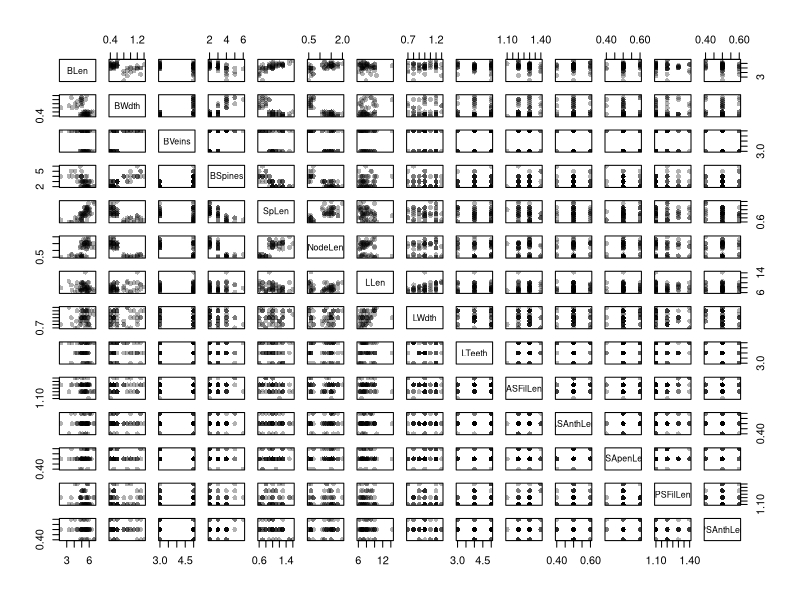
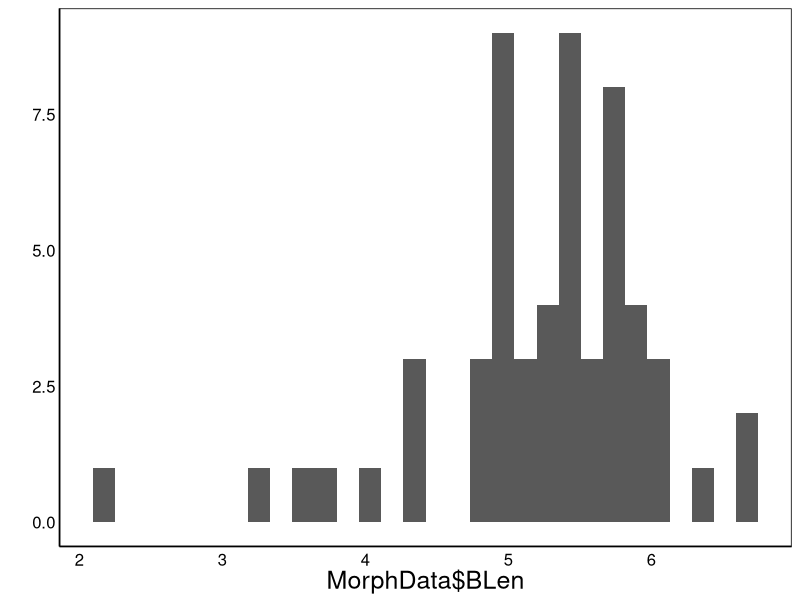
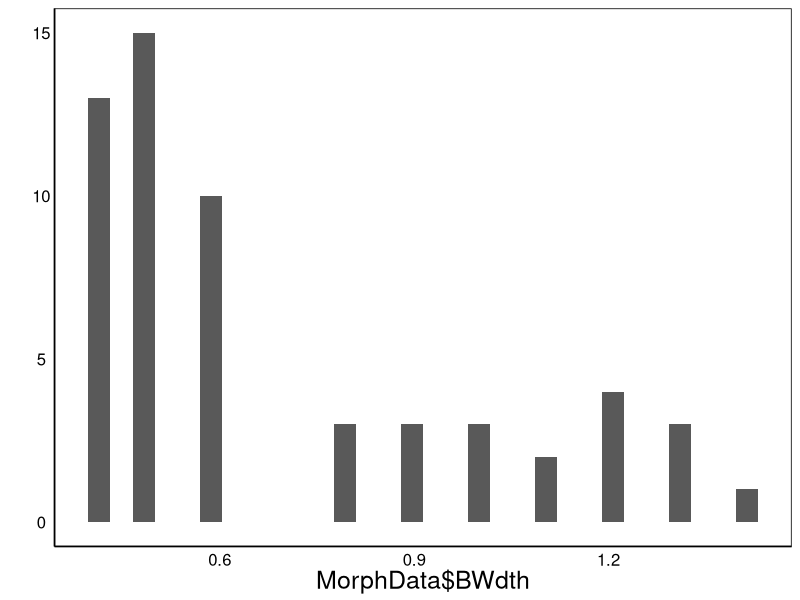
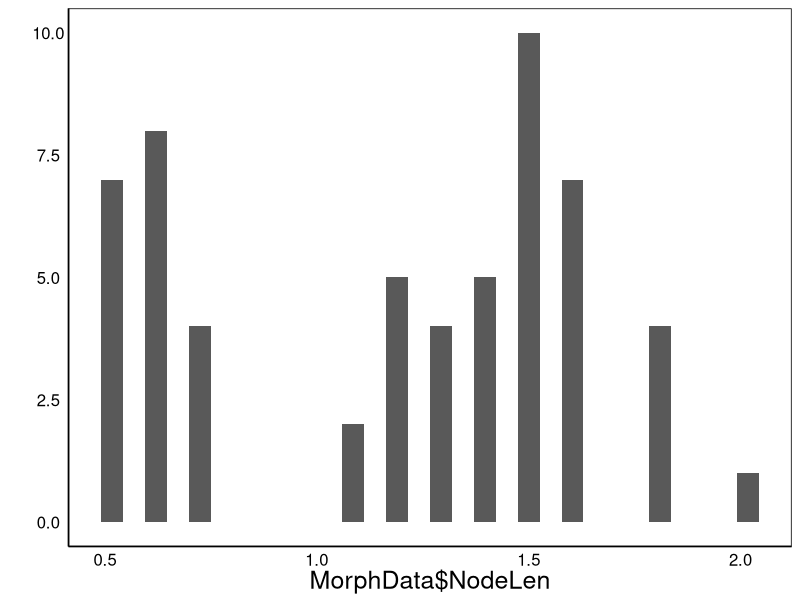
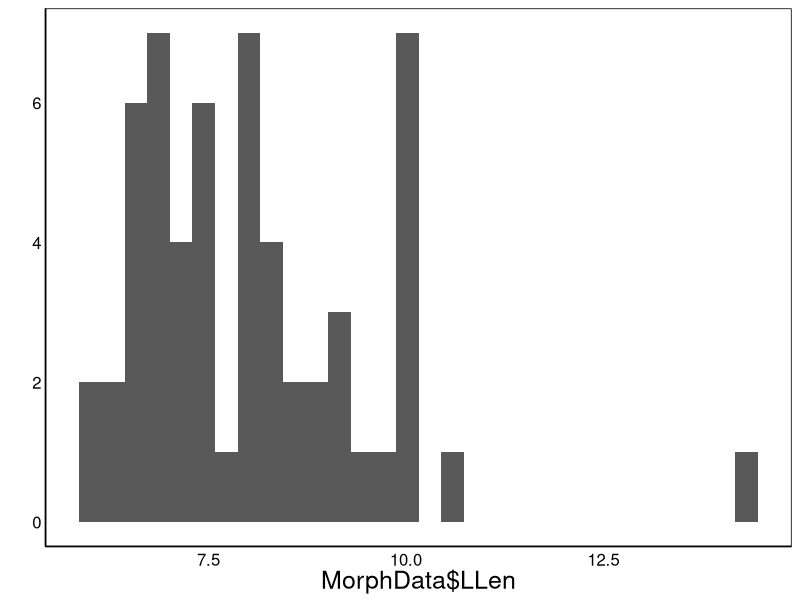
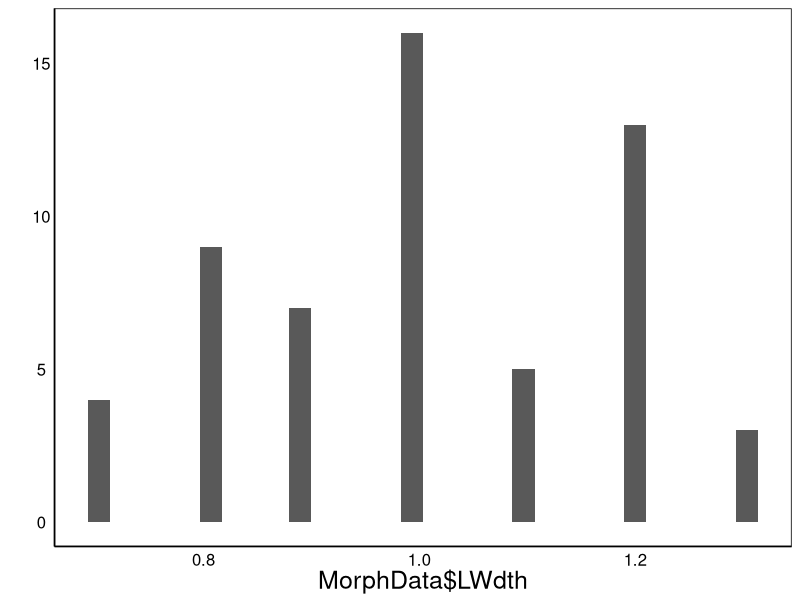
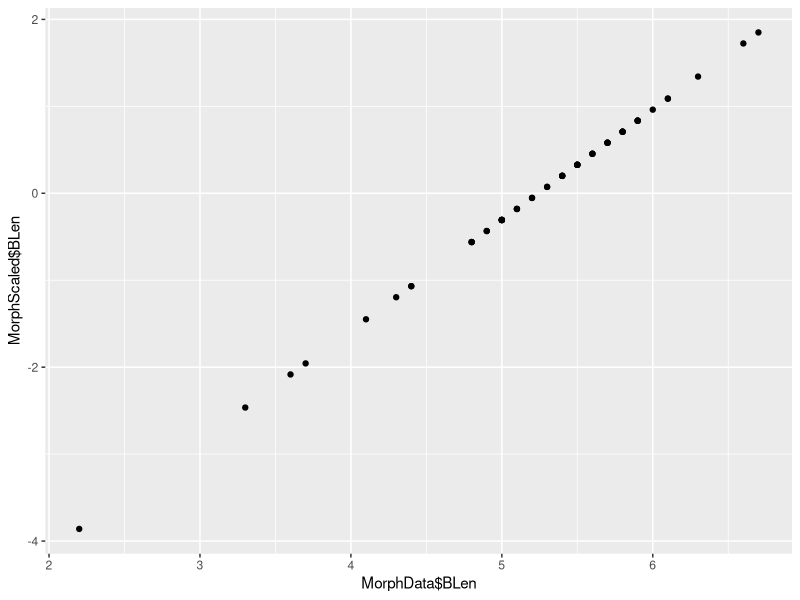
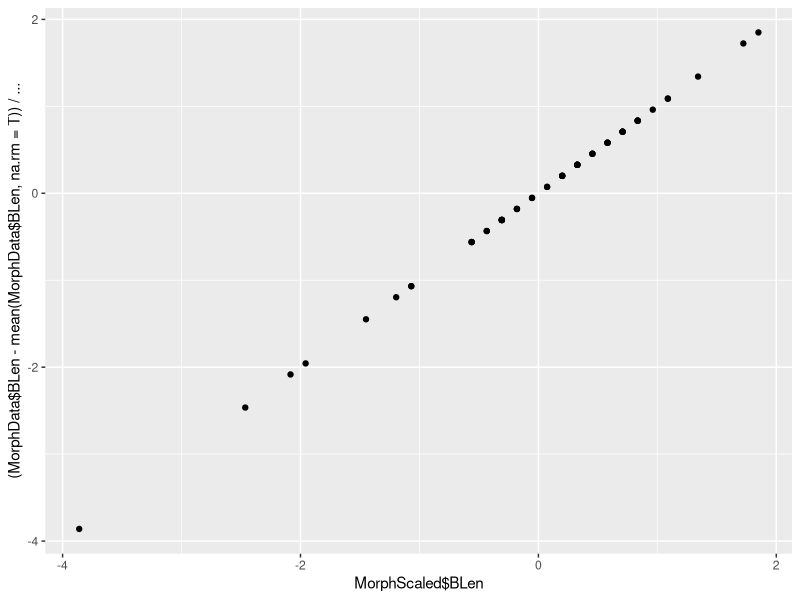

R code for these plots, in order:
# SUMMARY:
## Al-Yotm distinct from Dead Sea and Kufranjah valley sites
## Dead Sea and Kufranjah are different ON AVERAGE, but a lot of overlap

# Simplified/clean theme for plotting
theme_simple <- function (base_size = 12, base_family = "") {
  theme_classic(base_size = base_size, base_family = base_family) %+replace% 
    theme(
      axis.text = element_text(colour = "black"),
      axis.title.x = element_text(size=18),
      axis.text.x = element_text(size=12),
      axis.title.y = element_text(size=18,angle=90),
      axis.text.y = element_text(size=12),
      axis.ticks = element_blank(), 
      panel.background = element_rect(fill="white"),
      panel.border = element_blank(),
      plot.title=element_text(face="bold", size=24),
      legend.position="none"
    ) 
}


# NOTES:
## Plotting PC results using ggplot2
## https://cran.r-project.org/web/packages/ggfortify/vignettes/plot_pca.html

library(ggplot2)
library(ggfortify)
library(MASS)

## Import Data
MorphDataOLD<-read.csv("MuhaidatEtAl_MorphData.csv",header=T) # Original Data sent by Jordan team in summer 2017
MorphData<-read.csv("MuhaidatEtAl_MorphData2.csv",header=T) # Updated data (fixed student errors) Nov 2017
#MorphData$FC<-MorphData$SpLen/MorphData$BWdth
str(MorphData)

## Add midvalue for missing data in original dataset
for(Row in 1:nrow(MorphDataOLD)){
  for(Col in 2:ncol(MorphDataOLD)){
    if(is.na(MorphDataOLD[Row,Col])){
      MorphDataOLD[Row,Col]<-mean(MorphDataOLD[MorphDataOLD$Loc==MorphDataOLD$Loc[Row],Col],na.rm=T)}
  }
}


## Compare old dataset with new
all.equal(MorphDataOLD,MorphData)
testdat<-function(datcol){
  return(cor(MorphDataOLD[,datcol],MorphData[datcol]))
}
diag(testdat(names(MorphData)[3:16])) # values <1 indicate changed data
datcol<-"BVeins"

# Inspect data and prepare for analysis

## Inspect pairwise scatterplots
pairs(MorphData[,3:ncol(MorphData)],col=rgb(0,0,0,0.3),pch=16)

## Inspect distributions of continuous variables
qplot(MorphData$BLen)+theme_simple()
qplot(MorphData$BWdth)+theme_simple()
qplot(MorphData$NodeLen)+theme_simple()
qplot(MorphData$LLen)+theme_simple()
qplot(MorphData$LWdth)+theme_simple()

## Scale data to mean and sd prior to analysis
scale<-function(x){
  return((x-mean(x,na.rm=T))/sd(x,na.rm=T))
}
MorphScaled<-data.frame(sapply(MorphData[,3:ncol(MorphData)],scale))
MorphScaled$Loc<-as.factor(MorphData$Loc)
# TEST SD 
cbind(MorphData$BLen,MorphScaled$BLen,(MorphData$BLen-mean(MorphData$BLen,na.rm=T))/sd(MorphData$BLen,na.rm=T))
qplot(MorphData$BLen,MorphScaled$BLen)
qplot(MorphScaled$BLen,(MorphData$BLen-mean(MorphData$BLen,na.rm=T))/sd(MorphData$BLen,na.rm=T))


# Linear discriminant function analysis
(BlephLDA<-lda(Loc ~ ., data=MorphScaled))

## Extract scaling vectors
scalvec<-data.frame(BlephLDA$scaling)

## Extract predictions
BlephLDAval <- data.frame(predict(BlephLDA)$x)
ldahist(data = BlephLDAval[,1], g=MorphScaled$Loc)

BlephLDAval$Loc<-MorphScaled$Loc

## Plot results
p<-ggplot(data=BlephLDAval,aes(x=LD1,y=LD2,group=Loc))+
  stat_ellipse(geom="polygon",aes(colour=Loc),fill=NA,size=1.2,alpha=0.3)+
  stat_ellipse(geom="polygon",aes(fill=Loc,colour=Loc),size=1.2,alpha=0.3)+
  geom_point(aes(shape=Loc,fill=Loc,colour=Loc),size=I(4),alpha=I(0.8))+
  xlab("LDA1")+ylab("LDA2")+theme_simple() 
  
print(p)

## Quickplot to see legend
ggplot(data=BlephLDAval,aes(x=LD1,y=LD2,group=Loc))+
  stat_ellipse(geom="polygon",aes(colour=Loc),fill=NA,size=1.2,alpha=0.3)+
  stat_ellipse(geom="polygon",aes(fill=Loc,colour=Loc),size=1.2,alpha=0.3)+
  geom_point(aes(shape=Loc,fill=Loc,colour=Loc),size=I(4),alpha=I(0.8))+
  xlab("LDA1")+ylab("LDA2")


pdf("LDAplot.pdf",width=6,height=6)
  print(p)
dev.off()

## Create Table of LDA scales + significance from lm model
### LDA scales
BlephLDAscales<-data.frame(round(BlephLDA$scaling,3))
BlephLDAscales$desc<-c("Bract Length","Bract Width","Veins per bract","Lateral spines","Longest spine length","Internode length",
                       "Leaf length","Leaf width","Teeth per leaf","Filament length","Anther length","Appendage length",
                       "Filament length","Anther length")
### Significance testing
BlephLDAscales$F<-NA
BlephLDAscales$P<-NA
names(MorphScaled)
for(col in 1:(ncol(MorphScaled)-1)){
  BlephLDAscales$F[grep(names(MorphScaled)[col],row.names(BlephLDAscales))]<-anova(lm(MorphScaled[,col]~MorphScaled$Loc))$F[1]
  BlephLDAscales$P[grep(names(MorphScaled)[col],row.names(BlephLDAscales))]<-anova(lm(MorphScaled[,col]~MorphScaled$Loc))$P[1]
}
BlephLDAscales$F<-round(BlephLDAscales$F,2)
BlephLDAscales$P<-round(BlephLDAscales$P,3)

### Output table to csv
write.csv(BlephLDAscales,"LDAscales.csv",row.names=T)

## Output data with LDA scores
FullData<-cbind(MorphData,BlephLDAval[,c("LD1","LD2")])
str(FullData)
write.csv(FullData,"LDAData.csv",row.names=F)

## Test significance of LD Axes
anova(lm(BlephLDAval$LD1~MorphScaled$Loc))
anova(lm(BlephLDAval$LD2~MorphScaled$Loc))

## Plot trait vectors
BlephLDAscales$Loc<-NA
s<-2 # scale for vector
k<-1 # Keep this proportion of largest vectors

keep<-abs(sqrt(BlephLDAscales$LD1^2+BlephLDAscales$LD2^2))>=sort(abs(c(sqrt(BlephLDAscales$LD1^2+BlephLDAscales$LD2^2))),decreasing=T)[floor(nrow(BlephLDAscales)*k)] 
p+geom_segment(data=BlephLDAscales[keep,],aes(x=0,xend=LD1*s,y=0,yend=LD2*s),
                 arrow = arrow(length = unit(0.5, "cm")),colour="grey",inherit_aes=FALSE)+
    geom_text(data=BlephLDAscales[keep,],aes(x=LD1*s,y=LD2*s,label=desc),size=5)#+coord_fixed() + geom_text(data=BlephLDAval,aes(x=LD1,y=LD2,label=Loc))


## Test some diagnostic ratios
summary(lm(SpLen/BWdth~Loc,data=MorphData))
summary(lm(log(SpLen/BWdth)~Loc,data=MorphData))
summary(lm(log(BLen/BWdth)~Loc,data=MorphData))

qplot(Loc,SpLen/BWdth,data=MorphData,geom="boxplot")+theme_simple()
qplot(Loc,log(SpLen/BWdth),data=MorphData,geom="boxplot")+theme_simple()
qplot(Loc,log(BLen/BWdth),data=MorphData,geom="boxplot")+theme_simple()

## Software version info
sessionInfo()
